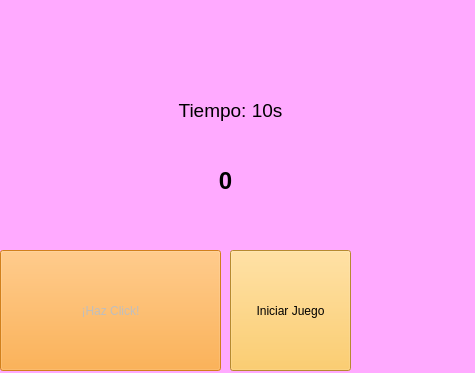
<?xml version="1.0" encoding="UTF-8"?>
<ui version="4.0">
 <class>MainWindow</class>
 <widget class="QMainWindow" name="MainWindow">
  <property name="geometry">
   <rect>
    <x>0</x>
    <y>0</y>
    <width>475</width>
    <height>373</height>
   </rect>
  </property>
  <property name="windowTitle">
   <string>Contador de Clicks</string>
  </property>
  <property name="styleSheet">
   <string notr="true">background-color: rgb(255, 170, 255);</string>
  </property>
  <widget class="QWidget" name="centralwidget">
   <widget class="QLabel" name="label_tiempo">
    <property name="geometry">
     <rect>
      <x>160</x>
      <y>90</y>
      <width>141</width>
      <height>41</height>
     </rect>
    </property>
    <property name="font">
     <font>
      <pointsize>14</pointsize>
     </font>
    </property>
    <property name="text">
     <string>Tiempo: 10s</string>
    </property>
    <property name="alignment">
     <set>Qt::AlignCenter</set>
    </property>
   </widget>
   <widget class="QLabel" name="label_contador">
    <property name="geometry">
     <rect>
      <x>200</x>
      <y>150</y>
      <width>51</width>
      <height>61</height>
     </rect>
    </property>
    <property name="font">
     <font>
      <pointsize>18</pointsize>
      <weight>75</weight>
      <bold>true</bold>
     </font>
    </property>
    <property name="text">
     <string>0</string>
    </property>
    <property name="alignment">
     <set>Qt::AlignCenter</set>
    </property>
   </widget>
   <widget class="QPushButton" name="boton_click">
    <property name="enabled">
     <bool>false</bool>
    </property>
    <property name="geometry">
     <rect>
      <x>0</x>
      <y>250</y>
      <width>221</width>
      <height>121</height>
     </rect>
    </property>
    <property name="styleSheet">
     <string notr="true">background-color: rgb(255, 156, 34);</string>
    </property>
    <property name="text">
     <string>¡Haz Click!</string>
    </property>
   </widget>
   <widget class="QPushButton" name="boton_iniciar">
    <property name="geometry">
     <rect>
      <x>230</x>
      <y>250</y>
      <width>121</width>
      <height>121</height>
     </rect>
    </property>
    <property name="styleSheet">
     <string notr="true">font: 75 14pt &quot;Segoe UI&quot;;
background-color: rgb(255, 193, 67);</string>
    </property>
    <property name="text">
     <string>Iniciar Juego</string>
    </property>
   </widget>
   <widget class="QLabel" name="label">
    <property name="geometry">
     <rect>
      <x>40</x>
      <y>10</y>
      <width>111</width>
      <height>81</height>
     </rect>
    </property>
    <property name="text">
     <string/>
    </property>
    <property name="pixmap">
     <pixmap resource="../../Archivo/recursos.qrc">:/Logos/uatlogo.png</pixmap>
    </property>
    <property name="scaledContents">
     <bool>true</bool>
    </property>
   </widget>
   <widget class="QLabel" name="label_2">
    <property name="geometry">
     <rect>
      <x>340</x>
      <y>20</y>
      <width>111</width>
      <height>81</height>
     </rect>
    </property>
    <property name="text">
     <string/>
    </property>
    <property name="pixmap">
     <pixmap resource="../../Archivo/recursos.qrc">:/Logos/ingenierialogo.jpg</pixmap>
    </property>
    <property name="scaledContents">
     <bool>true</bool>
    </property>
   </widget>
   <widget class="QLabel" name="label_3">
    <property name="geometry">
     <rect>
      <x>360</x>
      <y>280</y>
      <width>111</width>
      <height>81</height>
     </rect>
    </property>
    <property name="text">
     <string/>
    </property>
    <property name="pixmap">
     <pixmap resource="../../Archivo/recursos.qrc">:/Logos/ultraTlogo.jpg</pixmap>
    </property>
    <property name="scaledContents">
     <bool>true</bool>
    </property>
   </widget>
  </widget>
 </widget>
 <resources>
  <include location="../../Archivo/recursos.qrc"/>
 </resources>
 <connections/>
</ui>
